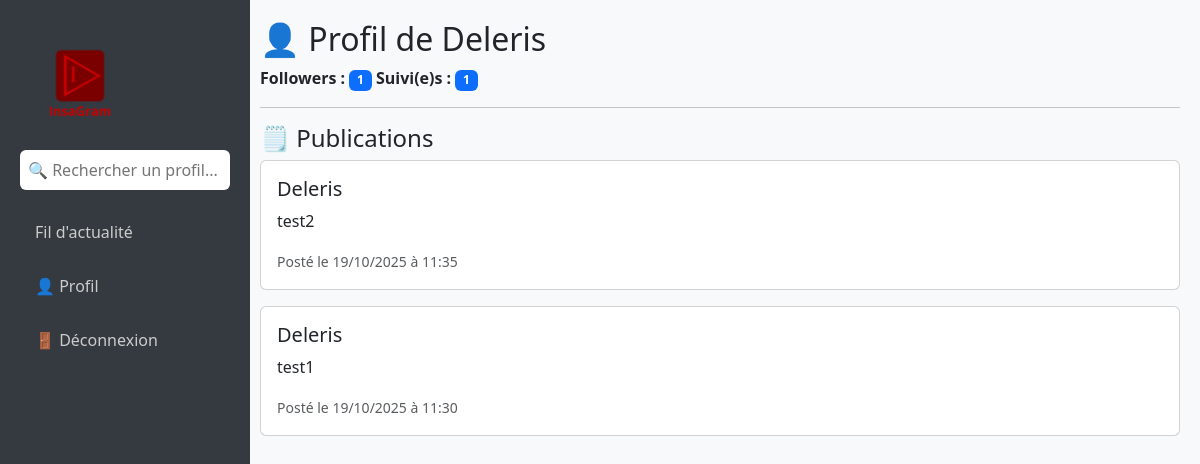
Page /user/roro on the earlier database version.
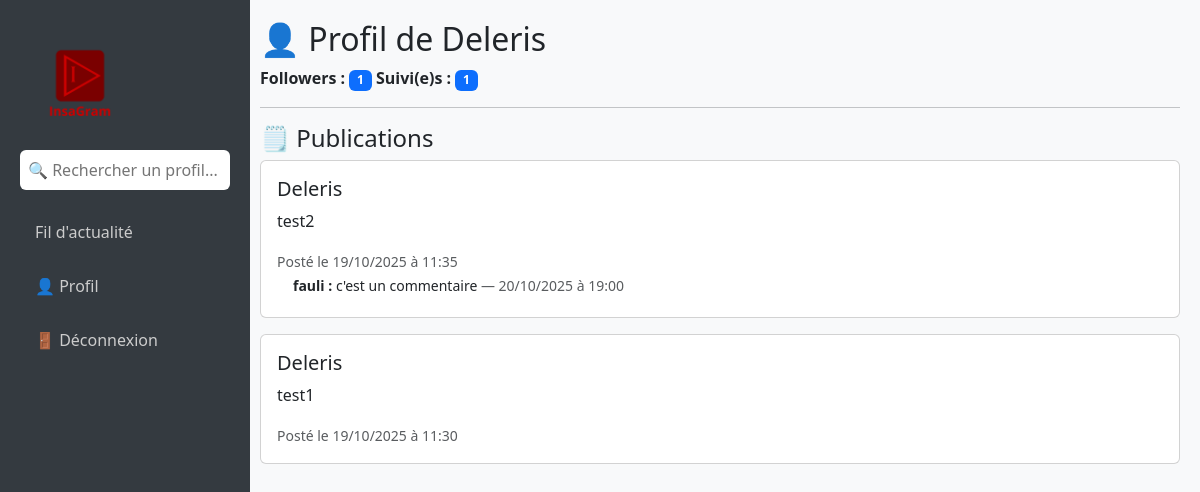
Same page on the later database version.
### app.py (models this page shows, shortened)
class User(db.Model):
    id = db.Column(db.Integer, primary_key=True)
    name = db.Column(db.String(80), unique=False, nullable=False)
    username = db.Column(db.String(80), unique=True, nullable=False)
    password = db.Column(db.String(80), nullable=False)
    email = db.Column(db.String(120), unique=True, nullable=False)
    biography = db.Column(db.Text, nullable=True)
    posts = db.relationship('Post', backref='author', lazy=True)
    followed = db.relationship(
        'User',
        secondary=followers,
        primaryjoin=(followers.c.follower_id == id),
        secondaryjoin=(followers.c.followed_id == id),
        backref=db.backref('followers', lazy='dynamic'),
        lazy='dynamic'
    )
    @property
    def followers_count(self):
        return self.followers.count()
    @property
    def following_count(self):
        return self.followed.count()

class Post(db.Model):
    id = db.Column(db.Integer, primary_key=True)
    user_id = db.Column(db.Integer, db.ForeignKey('user.id'), nullable=False)
    content = db.Column(db.String(255), nullable=False)
    date_posted = db.Column(db.DateTime, default=lambda: datetime.now(PARIS))
    likes = db.relationship('Like', backref='post', lazy=True)
    comments = db.relationship('Comment', backref='post', lazy=True)

class Comment(db.Model):
    id = db.Column(db.Integer, primary_key=True)
    post_id = db.Column(db.Integer, db.ForeignKey('post.id'), nullable=False)
    user_id = db.Column(db.Integer, db.ForeignKey('user.id'), nullable=False)
    content = db.Column(db.String(255), nullable=False)
    date_posted = db.Column(db.DateTime, default=lambda: datetime.now(PARIS))
    author = db.relationship('User', backref='comments', lazy=True)
    likes = db.relationship('CommentLike', backref='comment', lazy=True)

### app.py (the view)
@app.route('/user/<username>')
def user_profile(username):
    user = User.query.filter_by(username=username).first_or_404()
    posts = Post.query.filter_by(user_id=user.id).order_by(Post.date_posted.desc()).all()
    current_user = None
    liked_post_ids = []
    liked_comment_ids = []
    if 'username' in session:
        current_user = User.query.filter_by(username=session['username']).first()
        liked_post_ids = [like.post_id for like in Like.query.filter_by(user_id=current_user.id).all()]
        liked_comment_ids = [like.comment_id for like in CommentLike.query.filter_by(user_id=current_user.id).all()]
    return render_template(
        'user_profile.html',
        user=user,
        posts=posts,
        current_user=current_user,
        liked_post_ids=liked_post_ids,
        liked_comment_ids=liked_comment_ids
    )

### templates/user_profile.html (shortened to what this page needs)
<!DOCTYPE html>
<html lang="fr">
<head>
    <link rel="stylesheet" href="https://cdn.jsdelivr.net/npm/bootstrap@5.3.0/dist/css/bootstrap.min.css">
</head>
<body>
    <div class="sidebar">
        <img src="{{ url_for('static', filename='images/LOGO_sidebar.png') }}" alt="Logo InsaGram" class="logo">
        <form class="search-box" method="GET" action="{{ url_for('search') }}">
            <input type="text" name="q" placeholder="🔍 Rechercher un profil..." aria-label="Rechercher">
        </form>
   <a href="{{ url_for('feed') }}"
        class="{% if request.endpoint == 'profile' %}active disabled{% endif %}"
        {% if request.endpoint == 'profile' %}tabindex="-1" aria-disabled="true"{% endif %}>
    Fil d'actualité
    <a href="{{ url_for('profile') }}"
        class="{% if request.endpoint == 'profile' %}active disabled{% endif %}"
        {% if request.endpoint == 'profile' %}tabindex="-1" aria-disabled="true"{% endif %}>
        👤 Profil
    </a>
        <a href="{{ url_for('logout') }}">🚪 Déconnexion</a>
    </div>
<div class="main-content">
    <h2>👤 Profil de {{ user.name }}</h2>
    <p>
        <b>Followers :</b> <span class="badge bg-primary">{{ user.followers_count }}</span>
        <b>Suivi(e)s :</b> <span class="badge bg-primary">{{ user.following_count }}</span>
    </p>
    <hr>
    <h4>🗒️ Publications</h4>
    {% for post in posts %}
    <div class="card mb-3">
        <div class="card-body">
             <h5 class="card-title mb-2">
                <a href="{{ url_for('user_profile', username=post.author.username) }}" class="text-decoration-none text-dark">
                    {{ post.author.name }}
                </a>
            </h5>
            <p class="card-text">{{ post.content }}</p>
            <small class="text-muted">Posté le {{ post.date_posted.strftime('%d/%m/%Y à %H:%M') }}</small>
            {% for comment in post.comments %}
            <div class="ms-3 mb-1">
                <small>
                    <b>
                        <a href="{{ url_for('user_profile', username=comment.author.username) }}" class="text-decoration-none text-dark">
                            {{ comment.author.name }}
                        </a>:
                    </b>
                    {{ comment.content }}
                    <span class="text-muted">— {{ comment.date_posted.strftime('%d/%m/%Y à %H:%M') }}</span>
                </small>
            </div>
            {% endfor %}
        </div>
    </div>
    {% endfor %}
</div>
</body>
</html>

### templates/user_profile.html (style rules this page uses)
body { display: flex; min-height: 100vh; background-color: #f8f9fa; }
.sidebar { width: 250px; background-color: #343a40; color: white; padding: 20px; position: fixed; height: 100%; top: 0; left: 0; }
.sidebar a { display: block; color: #ccc; text-decoration: none; padding: 10px 15px; border-radius: 8px; margin-bottom: 10px; }
.search-box input { width: 100%; padding: 8px; border: none; border-radius: 6px; margin-bottom: 20px; }
img.logo { width: 120px; margin-bottom: 10px; }
.main-content { margin-left: 270px; padding: 30px; width: 100%; }
.main-content { margin-left: 240px; width: calc(100% - 240px); padding: 20px; }

Differences in the rows shown:
added Comment: author.name "fauli", content "c'est un commentaire", date_posted "20/10/2025 à 19:00", shown under Post "test2"
